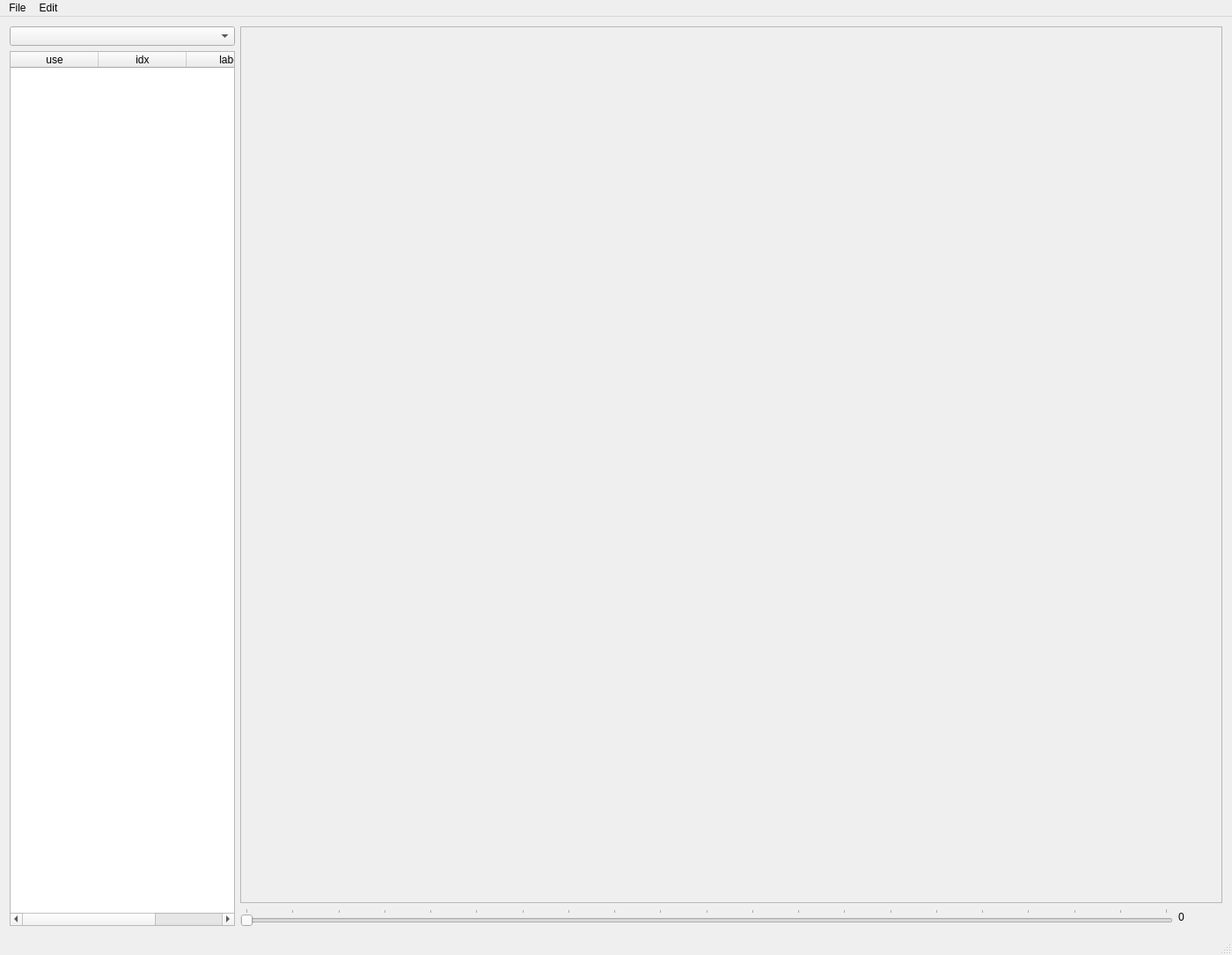
<?xml version="1.0" encoding="UTF-8"?>
<ui version="4.0">
 <class>MovieMakerApp</class>
 <widget class="QMainWindow" name="MovieMakerApp">
  <property name="geometry">
   <rect>
    <x>0</x>
    <y>0</y>
    <width>1400</width>
    <height>1085</height>
   </rect>
  </property>
  <property name="windowTitle">
   <string>MovieMakerApp</string>
  </property>
  <widget class="QWidget" name="centralWidget">
   <layout class="QHBoxLayout" name="horizontalLayout">
    <item>
     <layout class="QVBoxLayout" name="verticalLayout_2">
      <item>
       <widget class="QComboBox" name="fcDataComboBox"/>
      </item>
      <item>
       <widget class="QTableWidget" name="channelTableWidget">
        <property name="sizePolicy">
         <sizepolicy hsizetype="Minimum" vsizetype="Expanding">
          <horstretch>0</horstretch>
          <verstretch>0</verstretch>
         </sizepolicy>
        </property>
        <property name="minimumSize">
         <size>
          <width>0</width>
          <height>0</height>
         </size>
        </property>
        <property name="sortingEnabled">
         <bool>true</bool>
        </property>
        <column>
         <property name="text">
          <string>use</string>
         </property>
        </column>
        <column>
         <property name="text">
          <string>idx</string>
         </property>
        </column>
        <column>
         <property name="text">
          <string>label</string>
         </property>
        </column>
       </widget>
      </item>
     </layout>
    </item>
    <item>
     <layout class="QVBoxLayout" name="verticalLayout">
      <item>
       <widget class="QFrame" name="movieFrame">
        <property name="sizePolicy">
         <sizepolicy hsizetype="Expanding" vsizetype="Expanding">
          <horstretch>0</horstretch>
          <verstretch>0</verstretch>
         </sizepolicy>
        </property>
        <property name="frameShape">
         <enum>QFrame::StyledPanel</enum>
        </property>
        <property name="frameShadow">
         <enum>QFrame::Raised</enum>
        </property>
        <layout class="QVBoxLayout" name="verticalLayout_6">
         <item>
          <layout class="QVBoxLayout" name="movieFrameLayout"/>
         </item>
        </layout>
       </widget>
      </item>
      <item>
       <layout class="QHBoxLayout" name="movieControlsLayout">
        <item>
         <widget class="QSlider" name="movieFrameSlider">
          <property name="sizePolicy">
           <sizepolicy hsizetype="Expanding" vsizetype="Minimum">
            <horstretch>0</horstretch>
            <verstretch>0</verstretch>
           </sizepolicy>
          </property>
          <property name="maximum">
           <number>200</number>
          </property>
          <property name="orientation">
           <enum>Qt::Horizontal</enum>
          </property>
          <property name="tickPosition">
           <enum>QSlider::TicksAbove</enum>
          </property>
          <property name="tickInterval">
           <number>10</number>
          </property>
         </widget>
        </item>
        <item>
         <widget class="QLabel" name="movieFrameLabel">
          <property name="minimumSize">
           <size>
            <width>50</width>
            <height>0</height>
           </size>
          </property>
          <property name="text">
           <string>0</string>
          </property>
         </widget>
        </item>
       </layout>
      </item>
     </layout>
    </item>
   </layout>
  </widget>
  <widget class="QMenuBar" name="menuBar">
   <property name="geometry">
    <rect>
     <x>0</x>
     <y>0</y>
     <width>1400</width>
     <height>22</height>
    </rect>
   </property>
   <widget class="QMenu" name="menuFile">
    <property name="title">
     <string>File</string>
    </property>
    <addaction name="actionLoad_Data_Folder"/>
    <addaction name="actionLoad_FC_File"/>
    <addaction name="actionLoad_node_layout"/>
    <addaction name="actionLoad_Recent"/>
    <addaction name="separator"/>
    <addaction name="actionExport_movie"/>
    <addaction name="actionSave_node_layout"/>
    <addaction name="separator"/>
    <addaction name="actionExit"/>
   </widget>
   <widget class="QMenu" name="menuEdit">
    <property name="title">
     <string>Edit</string>
    </property>
    <addaction name="actionUpdate_Plot"/>
    <addaction name="actionAutogen_Circles"/>
    <addaction name="separator"/>
    <addaction name="actionLabel_Nodes"/>
    <addaction name="actionActivity_Based_Nodes"/>
    <addaction name="actionUndirected_Edges"/>
    <addaction name="actionFC_Based_Edges"/>
   </widget>
   <addaction name="menuFile"/>
   <addaction name="menuEdit"/>
  </widget>
  <widget class="QStatusBar" name="statusBar"/>
  <action name="actionLoad_Data_Folder">
   <property name="text">
    <string>Load data folder...</string>
   </property>
  </action>
  <action name="actionLoad_FC_File">
   <property name="text">
    <string>Load FC file...</string>
   </property>
  </action>
  <action name="actionLoad_node_layout">
   <property name="text">
    <string>Load node layout...</string>
   </property>
  </action>
  <action name="actionExport_movie">
   <property name="text">
    <string>Export movie...</string>
   </property>
  </action>
  <action name="actionSave_node_layout">
   <property name="text">
    <string>Save node layout...</string>
   </property>
  </action>
  <action name="actionExit">
   <property name="text">
    <string>Exit...</string>
   </property>
  </action>
  <action name="actionLoad_Recent">
   <property name="text">
    <string>Load Recent</string>
   </property>
  </action>
  <action name="actionUpdate_Plot">
   <property name="text">
    <string>Update Plot</string>
   </property>
  </action>
  <action name="actionAutogen_Circles">
   <property name="text">
    <string>Autogen Circles</string>
   </property>
  </action>
  <action name="actionLabel_Nodes">
   <property name="checkable">
    <bool>true</bool>
   </property>
   <property name="text">
    <string>Label Nodes</string>
   </property>
  </action>
  <action name="actionActivity_Based_Nodes">
   <property name="checkable">
    <bool>true</bool>
   </property>
   <property name="text">
    <string>Activity-Based Nodes</string>
   </property>
  </action>
  <action name="actionUndirected_Edges">
   <property name="checkable">
    <bool>true</bool>
   </property>
   <property name="text">
    <string>Undirected Edges</string>
   </property>
  </action>
  <action name="actionFC_Based_Edges">
   <property name="checkable">
    <bool>true</bool>
   </property>
   <property name="text">
    <string>FC-Based Edges</string>
   </property>
  </action>
 </widget>
 <layoutdefault spacing="6" margin="11"/>
 <resources/>
 <connections/>
</ui>
